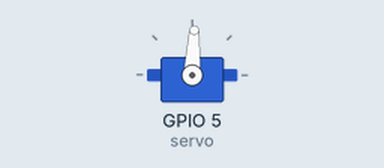
Simulated run of this program. Board: ESP8266 board running MicroPython. Parts: servo. Servo angles are drawn from the pulse width (0.5 ms = 0°, 2.5 ms = 180°). At 2.0 s the program stops and its outputs stay as they are.

Above: at 0.1 s.
At 0.6 s:
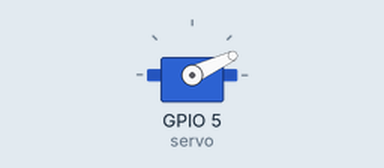
At 1.1 s:
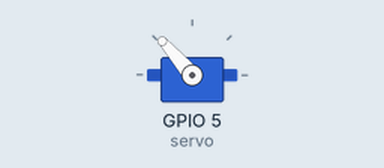
Timing chart, 0 to 3.0 s (numbered marks = the images above):
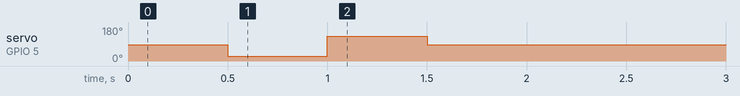

Measured:
- by itself, servo on GPIO 5 (servo): 87° → 25° at 0.50 s, → 131° 0.50 s later, → 87° 0.50 s later

The program:

sg90.py
```python
import machine
import time

#设置PWM 引脚G5,频率50Hz
servo = machine.PWM(machine.Pin(5), freq=50)
servo.duty(75)  #舵机角度的设定 25 0度
#125  180度
time.sleep_ms(500)
servo.duty(40)
time.sleep_ms(500)
servo.duty(100)
time.sleep_ms(500)
servo.duty(75)
time.sleep_ms(500)
```
